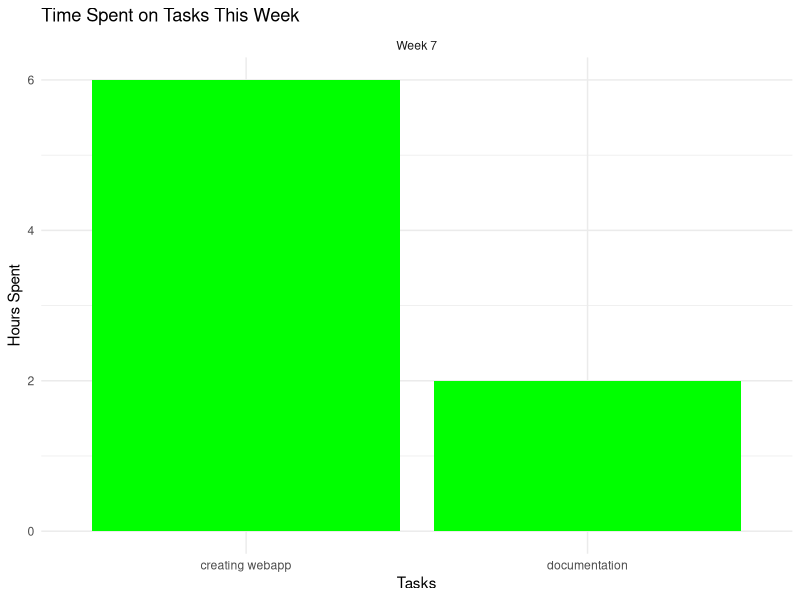

The R source for this figure:
## ---- chunk 1
library(ggplot2)

# Create a data frame with tasks and time spent
task_data <- data.frame(
  Task = c("creating webapp", "documentation"),
  Hours = c(6, 2),
  Week = c("Week 7","Week 7")
)

# Generate a bar chart
ggplot(task_data, aes(x=Task, y=Hours)) +
  geom_bar(stat="identity", fill="green") +
  ggtitle("Time Spent on Tasks This Week") +
  xlab("Tasks") +
  ylab("Hours Spent") +
  facet_wrap(~Week) +
  theme_minimal()
